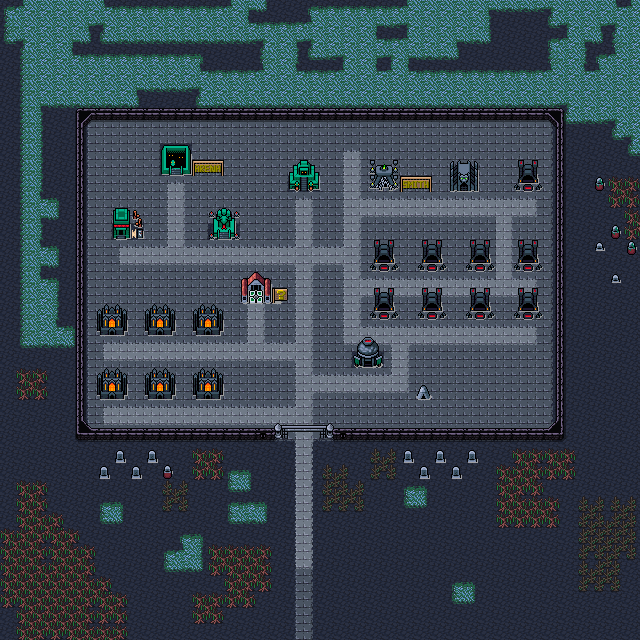

Tiled map render using the project's own tile images. Description and the map definition, with tile-layer contents summarised, below:
An orthogonal 40x40 tile map with 16x16 px tiles, 5 tile layers (Background, Ground, Ground2, Walls, ...), 3 tilesets and 16 objects (quest).

<map version="1.10" tiledversion="1.10.1" orientation="orthogonal" renderorder="right-down" width="40" height="40" tilewidth="16" tileheight="16" infinite="0" nextlayerid="7" nextobjectid="95">
 <editorsettings>
  <export format="tmx" />
 </editorsettings>
 <tileset firstgid="1" source="../../../../common/maps/tileset/main.tsx" />
 <tileset firstgid="10113" source="../../../../common/maps/tileset/buildings.tsx" />
 <tileset firstgid="11905" source="../../../../common/maps/tileset/buildings-nocollide.tsx" />
 <layer id="1" name="Background" width="40" height="40" opacity="0.9">
  <data>[1600 cells, 1600 non-empty, 1 distinct tile ids]</data>
 </layer>
 <layer id="2" name="Ground" width="40" height="40">
  <data>[1600 cells, 1132 non-empty, 65 distinct tile ids]</data>
 </layer>
 <layer id="6" name="Ground2" width="40" height="40">
  <data>[1600 cells, 457 non-empty, 41 distinct tile ids]</data>
 </layer>
 <layer id="3" name="Walls" width="40" height="40">
  <properties>
   <property name="spriteLayer" type="bool" value="true" />
  </properties>
  <data>[1600 cells, 48 non-empty, 8 distinct tile ids]</data>
 </layer>
 <layer id="5" name="Overlay" width="40" height="40">
  <data>[1600 cells, 53 non-empty, 26 distinct tile ids]</data>
 </layer>
 <objectgroup id="4" name="Objects">
  <object id="47" template="../../../../common/maps/obj/inn.tx" x="361" y="371" />
  <object id="53" template="../../../../common/maps/obj/spellsmith.tx" x="376" y="194" />
  <object id="55" template="../../../../common/maps/obj/shop.tx" x="416" y="402">
   <properties>
    <property name="commonShopList" value="Swamp" />
    <property name="signYOffset" type="float" value="-2" />
   </properties>
  </object>
  <object id="58" template="../../../../common/maps/obj/entry_up.tx" x="258" y="639" width="97" height="20">
   <properties>
    <property name="spawn" type="bool" value="true" />
   </properties>
  </object>
  <object id="59" template="../../../../common/maps/obj/entry_left.tx" x="354" y="635" width="16" height="197.002" rotation="0" />
  <object id="60" template="../../../../common/maps/obj/entry_right.tx" x="242" y="642" width="16" height="198" />
  <object id="61" template="../../../../common/maps/obj/arena.tx" x="168" y="178">
   <properties>
    <property name="arena">{
    "enemyPool":[
	"Brian Selden '98",
	"Ben Rubin '98",
	"Brian Hacker '98",
	"Randy Buehler '98",
	"Kai Budde '99",
	"Mark Le Pine '99",
	"Matt Linde '99",
	"Jakub Šlemr '99"
	],
    "rounds":3,
    "entryFee":100,
     "rewards": [[
		{
			"type": "gold",
			"probability": 1,
			"count": 500 
		}
		],[{
			"type": "item",
			"probability": 1,
			"count": 1,
			"itemNames": ["Acidic Boot Dagger","Draconian Necklace","Rod of Ruin","Pied Pipes"]
		}
		],
		[
		{
			"type": "card",
			"probability": 1, 
      			"count":2,
			"rarity": [
				"Rare","Mythic Rare"
			],
      			"colors": ["black"] 
		}
		]
		] 
}</property>
   </properties>
  </object>
  <object id="62" template="../../../../common/maps/obj/shop.tx" x="216" y="241">
   <properties>
    <property name="commonShopList" value="BlackItems" />
    <property name="noRestock" type="bool" value="true" />
    <property name="signYOffset" type="float" value="0" />
   </properties>
  </object>
  <object id="63" template="../../../../common/maps/obj/shop.tx" x="115" y="241">
   <properties>
    <property name="commonShopList" value="ColorlessEquipment" />
    <property name="noRestock" type="bool" value="true" />
    <property name="signYOffset" type="float" value="0" />
   </properties>
  </object>
  <object id="65" template="../../../../common/maps/obj/shop.tx" x="376" y="322">
   <properties>
    <property name="commonShopList" value="CityCreatureBlack" />
    <property name="signYOffset" type="float" value="-8" />
   </properties>
  </object>
  <object id="66" template="../../../../common/maps/obj/shop.tx" x="424" y="274">
   <properties>
    <property name="commonShopList" value="CityEnchantmentBlack" />
    <property name="signYOffset" type="float" value="-8" />
   </properties>
  </object>
  <object id="67" template="../../../../common/maps/obj/shop.tx" x="424" y="322">
   <properties>
    <property name="commonShopList" value="CitySpellBlack" />
    <property name="signYOffset" type="float" value="-8" />
   </properties>
  </object>
  <object id="70" template="../../../../common/maps/obj/shop.tx" x="520" y="274">
   <properties>
    <property name="commonShopList" value="ColorlessBoosterPackShop" />
    <property name="signYOffset" type="float" value="-8" />
   </properties>
  </object>
  <object id="81" template="../../../../common/maps/obj/quest.tx" type="quest" x="248" y="306">
   <properties>
    <property name="questtype" value="swamp_capital" />
   </properties>
  </object>
  <object id="93" template="../../../../common/maps/obj/shardtrader.tx" x="152" y="339">
   <properties>
    <property name="signYOffset" type="float" value="-8" />
   </properties>
  </object>
  <object id="94" template="../../../../common/maps/obj/shop.tx" x="472" y="274">
   <properties>
    <property name="commonShopList" value="CityLandBlack" />
    <property name="signYOffset" type="float" value="-8" />
   </properties>
  </object>
 </objectgroup>
</map>
